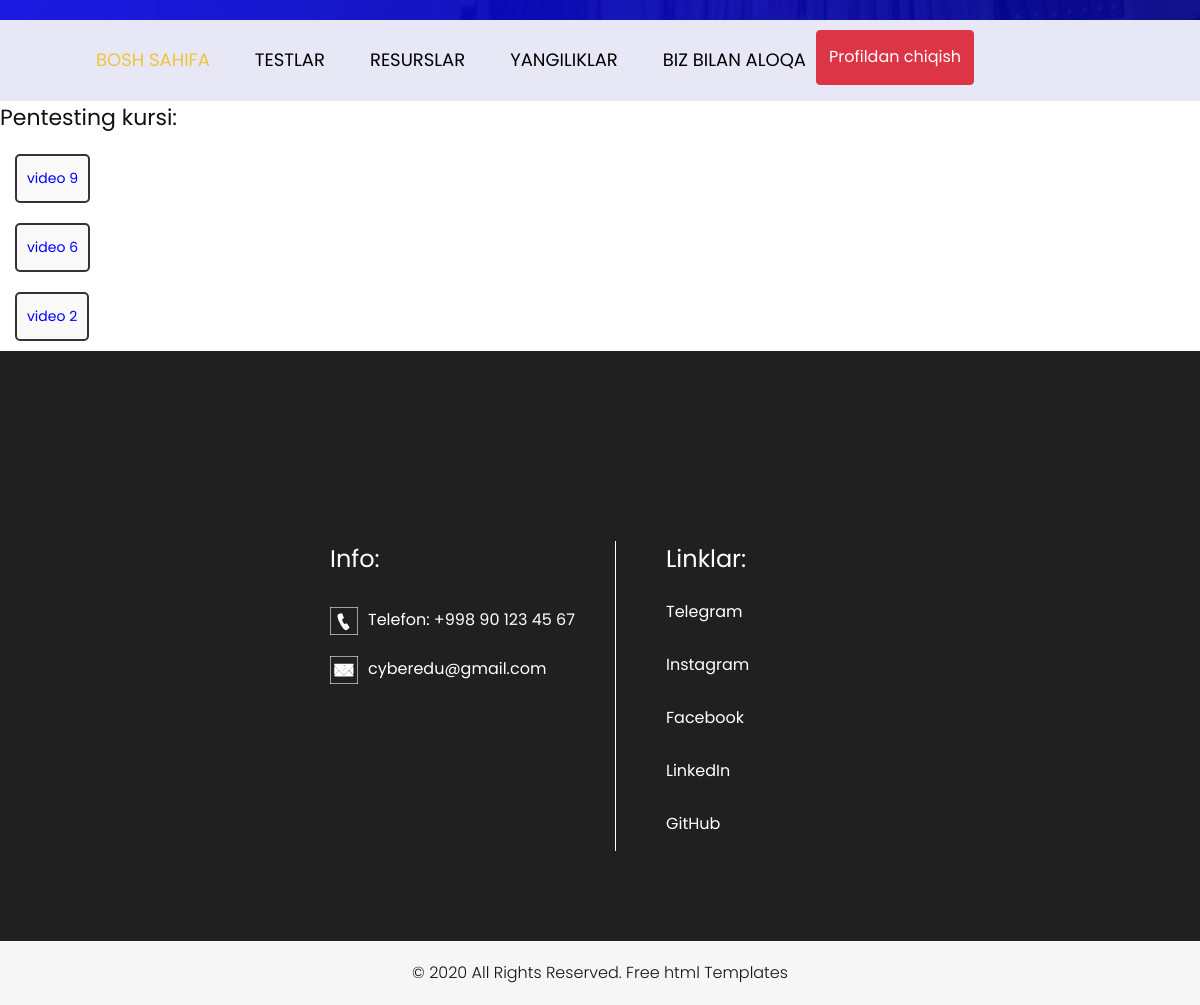
The app's page /pentesting/ (signed in), older data.
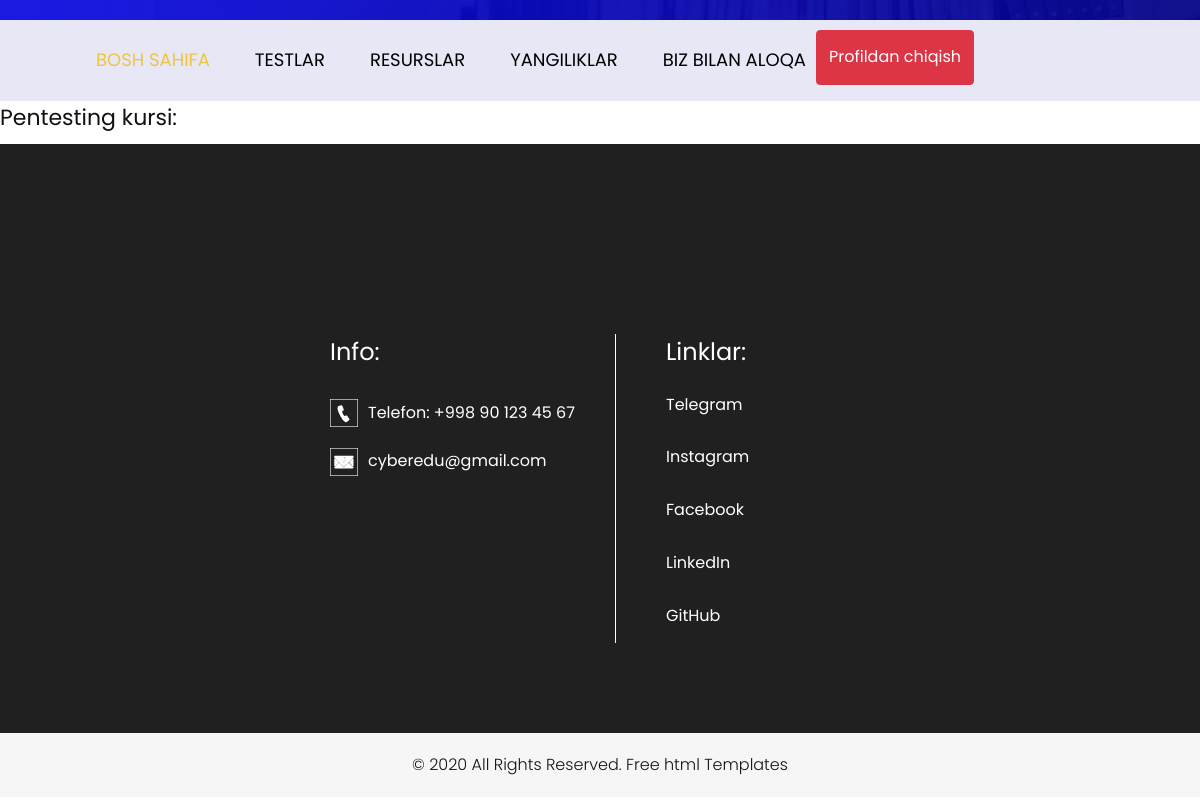
The same page, newer data.
### videos/models.py (models this page shows, shortened)
class Videos(models.Model):
    class Status(models.TextChoices):
        Draft = 'DF', 'Draft'
        Published = 'PB', 'Published'
    title = models.CharField(max_length=250)
    slug = models.SlugField(max_length=250)
    body = models.TextField()
    video = models.FileField(upload_to='courses/videos')
    category = models.ForeignKey(Category,
                                 on_delete=models.CASCADE
                                 )
    publish_time = models.DateTimeField(default=timezone.now)
    created_time = models.DateTimeField(auto_now_add=True)
    updated_time = models.DateTimeField(auto_now=True)
    status = models.CharField(max_length=2,
                              choices=Status.choices,
                              default=Status.Draft
                              )
    objects = models.Manager()
    published = PublishedManager()
    class Meta:
        ordering = ["-publish_time"]

### videos/views.py (the view)
# urls.py: path('pentesting/', PentestingView.as_view(), name='pentesting_page'),
class PentestingView(BaseSubadminView):
    model = Videos
    template_name = 'videos/pentesting.html'
    context_object_name = 'pentesting'
    def get_queryset(self):
        return Videos.objects.filter(
            status=Videos.Status.Published,
            category__name='Pentesting'
        )

### videos/views.py (called while the page is built)
    def test_func(self):
        user = self.request.user
        return user.is_active

### templates/videos/pentesting.html (shortened to what the changed rows need)
{% load static %}
<!DOCTYPE html>
<html lang="en">
   <head>
      <link rel="stylesheet" type="text/css" href="https://cdnjs.cloudflare.com/ajax/libs/OwlCarousel2/2.0.0-beta.2.4/assets/owl.carousel.min.css" />
      <link rel="stylesheet" type="text/css" href="{% static 'css/bootstrap.min.css' %}">
      <link rel="stylesheet" type="text/css" href="{% static 'css/style.css' %}">
      <link rel="stylesheet" href="{% static 'css/responsive.css' %}">
      <link rel="stylesheet" href="{% static 'css/jquery.mCustomScrollbar.min.css' %}">
      <link rel="stylesheet" href="https://netdna.bootstrapcdn.com/font-awesome/4.0.3/css/font-awesome.css">
      <link rel="stylesheet" href="{% static 'css/owl.carousel.min.css' %}">
      <link rel="stylesheet" href="https://cdnjs.cloudflare.com/ajax/libs/fancybox/2.1.5/jquery.fancybox.min.css" media="screen">
       <link rel="stylesheet" href="https://cdnjs.cloudflare.com/ajax/libs/font-awesome/4.7.0/css/font-awesome.min.css">
   </head>
   <body>
          <div class="row">
            <div class="col-lg-5 col-md-5 col-sm-5">
              <div class="left_content">
                <div class="contact_area">
                  <h2 style="margin-left">Pentesting kursi:</h2>
                        {% for video in pentesting%}
                                <div class="container">
                                    <div class="row">
                                        <div class="video-item">
                                            <a href="{% url 'videos_detail_page' video.pk %}">
                                                <li style="color: blue">{{ video.title }}</li>
                                            </a>
                                        </div>
                                    </div>
                                </div>
                        {% endfor %}
                </div>
              </div>
            </div>
          </div>
   </body>
</html>

Row changes from the older to the newer data that the page shows:
removed Videos: title "video 9"
removed Videos: title "video 6"
removed Videos: title "video 2"
